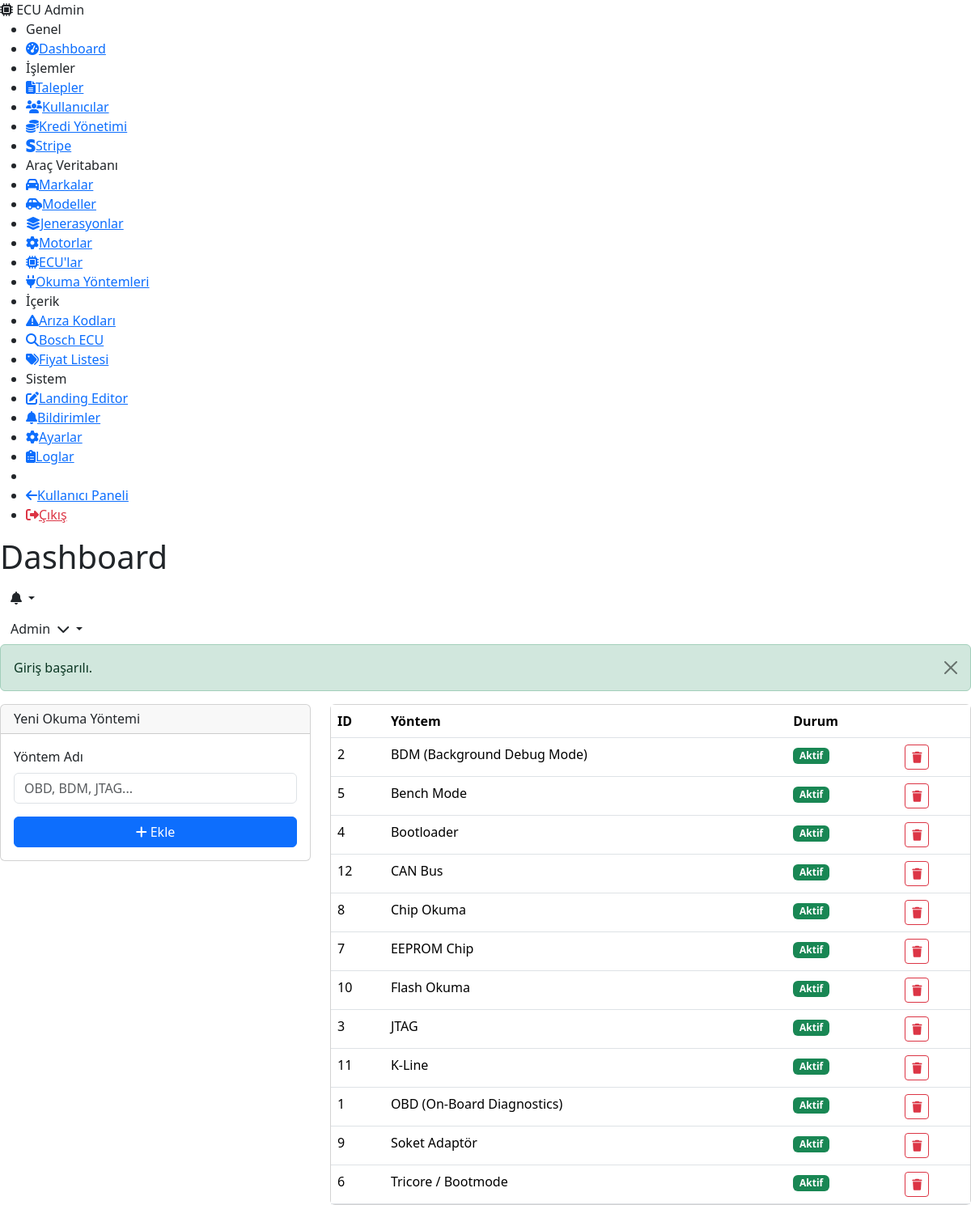
The page /admin/vehicles/reading-methods (signed in) on the database its author committed.
### tables this page shows
CREATE TABLE IF NOT EXISTS `users` (
    `id`             INT UNSIGNED AUTO_INCREMENT PRIMARY KEY,
    `name`           VARCHAR(100)  NOT NULL,
    `email`          VARCHAR(191)  NOT NULL,
    `password`       VARCHAR(255)  NOT NULL,
    `phone`          VARCHAR(20)   DEFAULT NULL,
    `company`        VARCHAR(150)  DEFAULT NULL,
    `avatar`         VARCHAR(255)  DEFAULT NULL,
    `credit_balance` INT           NOT NULL DEFAULT 0,
    `role`           ENUM('user','admin') NOT NULL DEFAULT 'user',
    `email_token`    VARCHAR(64)   DEFAULT NULL,
    `email_verified` TINYINT(1)   NOT NULL DEFAULT 0,
    `reset_token`    VARCHAR(64)   DEFAULT NULL,
    `reset_expires`  DATETIME      DEFAULT NULL,
    `is_active`      TINYINT(1)   NOT NULL DEFAULT 1,
    `created_at`     DATETIME      NOT NULL DEFAULT CURRENT_TIMESTAMP,
    `updated_at`     DATETIME      NOT NULL DEFAULT CURRENT_TIMESTAMP ON UPDATE CURRENT_TIMESTAMP,
    UNIQUE KEY `uk_users_email`       (`email`),
    INDEX `idx_users_role`            (`role`),
    INDEX `idx_users_reset_token`     (`reset_token`),
    INDEX `idx_users_email_token`     (`email_token`)
);

CREATE TABLE IF NOT EXISTS `reading_methods` (
    `id`        INT UNSIGNED AUTO_INCREMENT PRIMARY KEY,
    `name`      VARCHAR(100) NOT NULL,
    `is_active` TINYINT(1)  NOT NULL DEFAULT 1
);

### core/Controller.php (called while the page is built, shortened)
<?php
abstract class Controller
{
    protected function view(string $view, array $data = [], string $layout = 'app'): void
    {
        View::render($view, $data, $layout);
    }
}

### app/Controllers/Admin/VehicleController.php (called while the page is built, shortened)
<?php
final class VehicleController extends Controller
{
    private Database $db;
    public function __construct()
    {
        $this->db = Database::getInstance();
    }
    public function readingMethods(Request $request): void
    {
        $methods = $this->db->fetchAll('SELECT * FROM reading_methods ORDER BY name ASC');
        $this->view('admin/vehicles/reading-methods', ['pageTitle' => 'Okuma Yöntemleri', 'currentPage' => 'admin-reading-methods', 'methods' => $methods], 'admin');
    }
}

### core/App.php (called while the page is built, shortened)
<?php
final class App
{
    private Router $router;
    private Request $request;
    public function __construct(string $basePath)
    {
        $this->bootstrap();
    }
    private function bootstrap(): void
    {
        View::share('auth_user', $this->getAuthUser());
        $this->request = new Request();
        $this->router  = new Router();
    }
    private function getAuthUser(): ?array
    {
        try {
            $db = Database::getInstance();
            return $db->fetch(
                'SELECT id, name, email, phone, company, avatar, credit_balance, role, is_active FROM users WHERE id = ?',
                [Session::userId()]
            );
        } catch (\Throwable) {
            return null;
        }
    }
    public function run(): void
    {
        $matched = $this->router->resolve($this->request);
        $this->executeMiddleware($matched['middleware'], function () use ($matched) {
            $this->dispatch($matched['action'], $matched['params']);
        });
    }
    private function executeMiddleware(array $middleware, callable $final): void
    {
        $middlewareStack = array_reverse($middleware);
        $next = $final;
        foreach ($middlewareStack as $mw) {
            $currentNext = $next;
            $next = function () use ($mw, $currentNext) {
                $instance = new $mw();
                $instance->handle($this->request, $currentNext);
            };
        }
        $next();
    }
    private function dispatch(string $action, array $params): void
    {
        [$controllerClass, $method] = explode('@', $action);
        $controller = new $controllerClass();
        $controller->$method($this->request, ...array_values($params));
    }
}

### app/Middleware/AdminMiddleware.php (called while the page is built, shortened)
<?php
final class AdminMiddleware extends Middleware
{
    public function handle(Request $request, callable $next): void
    {
        $next();
    }
}

### app/Middleware/AuthMiddleware.php (called while the page is built, shortened)
<?php
final class AuthMiddleware extends Middleware
{
    public function handle(Request $request, callable $next): void
    {
        $next();
    }
}

### index.php (called while the page is built, shortened)
<?php
$app = new Core\App(BASE_PATH);
$app->run();

### core/Database.php (called while the page is built, shortened)
<?php
final class Database
{
    private static ?Database $instance = null;
    private PDO $pdo;
    private function __construct()
    {
        $config = Config::get('database');
        $dsn = sprintf(
            'mysql:host=%s;port=%s;dbname=%s;charset=%s',
            $config['host'],
            $config['port'],
            $config['name'],
            $config['charset']
        );
        try {
            $this->pdo = new PDO($dsn, $config['username'], $config['password'], [
                PDO::ATTR_ERRMODE            => PDO::ERRMODE_EXCEPTION,
                PDO::ATTR_DEFAULT_FETCH_MODE => PDO::FETCH_ASSOC,
                PDO::ATTR_EMULATE_PREPARES   => false,
                PDO::ATTR_STRINGIFY_FETCHES  => false,
            ]);
        } catch (PDOException $e) {
            throw new PDOException('Veritabanı bağlantı hatası: ' . $e->getMessage());
        }
    }
    public static function getInstance(): self
    {
        if (self::$instance === null) {
            self::$instance = new self();
        }
        return self::$instance;
    }
    public function query(string $sql, array $params = []): \PDOStatement
    {
        $stmt = $this->pdo->prepare($sql);
        $stmt->execute($params);
        return $stmt;
    }
    public function fetch(string $sql, array $params = []): ?array
    {
        $result = $this->query($sql, $params)->fetch();
        return $result ?: null;
    }
    public function fetchAll(string $sql, array $params = []): array
    {
        return $this->query($sql, $params)->fetchAll();
    }
}

### core/Config.php (called while the page is built, shortened)
<?php
final class Config
{
    private static array $config = [];
    public static function load(string $basePath): void
    {
        $configPath = $basePath . '/config';
        $files = glob($configPath . '/*.php');
        $skip = ['routes', 'services'];
        foreach ($files as $file) {
            $key = basename($file, '.php');
            if (in_array($key, $skip, true)) {
                continue;
            }
            self::$config[$key] = require $file;
        }
    }
    public static function get(string $key, mixed $default = null): mixed
    {
        $keys  = explode('.', $key);
        $value = self::$config;
        foreach ($keys as $k) {
            if (!is_array($value) || !array_key_exists($k, $value)) {
                return $default;
            }
            $value = $value[$k];
        }
        return $value;
    }
}

### resources/views/admin/vehicles/reading-methods.php (the view)
<?php $pageTitle = 'Okuma Yöntemleri'; $currentPage = 'admin-reading-methods'; ?>
<div class="row g-4"><div class="col-lg-4"><div class="card"><div class="card-header"><h6 class="mb-0">Yeni Okuma Yöntemi</h6></div><div class="card-body"><form method="POST" action="/admin/vehicles/reading-methods/store"><?= \Core\View::csrf() ?><div class="mb-3"><label class="form-label">Yöntem Adı</label><input type="text" name="name" class="form-control" required placeholder="OBD, BDM, JTAG..."></div><button class="btn btn-primary w-100"><i class="fas fa-plus me-1"></i>Ekle</button></form></div></div></div>
<div class="col-lg-8"><div class="card"><div class="card-body p-0"><table class="table table-hover mb-0"><thead><tr><th>ID</th><th>Yöntem</th><th>Durum</th><th></th></tr></thead><tbody><?php foreach ($methods as $m): ?><tr><td><?= $m['id'] ?></td><td class="fw-600"><?= \Core\View::escape($m['name']) ?></td><td><span class="badge bg-<?= $m['is_active'] ? 'success' : 'danger' ?>"><?= $m['is_active'] ? 'Aktif' : 'Pasif' ?></span></td><td><form method="POST" action="/admin/vehicles/reading-methods/<?= $m['id'] ?>/delete" class="d-inline" onsubmit="return confirm('Sil?')"><?= \Core\View::csrf() ?><button class="btn btn-sm btn-outline-danger"><i class="fas fa-trash"></i></button></form></td></tr><?php endforeach; ?></tbody></table></div></div></div></div>

### resources/views/partials/header.php (shortened to what this page needs)
<header class="app-header">
    <div class="header-left">
        <h1 class="page-title"><?= \Core\View::escape($pageTitle ?? 'Dashboard') ?></h1>
    </div>
    <div class="header-right">
        <div class="header-notification dropdown">
            <button class="btn btn-icon dropdown-toggle" data-bs-toggle="dropdown" id="notifDropdown">
                <i class="fas fa-bell"></i>
            </button>
        </div>
        <div class="header-user dropdown">
            <button class="btn dropdown-toggle" data-bs-toggle="dropdown">
                <span class="d-none d-md-inline"><?= \Core\View::escape($auth_user['name'] ?? '') ?></span>
                <i class="fas fa-chevron-down ms-1"></i>
            </button>
        </div>
    </div>
</header>

### rows shown on the page
users: name "Admin"
reading_methods: id "2", name "BDM (Background Debug Mode)", is_active "Aktif"
reading_methods: id "5", name "Bench Mode", is_active "Aktif"
reading_methods: id "4", name "Bootloader", is_active "Aktif"
reading_methods: id "12", name "CAN Bus", is_active "Aktif"
reading_methods: id "8", name "Chip Okuma", is_active "Aktif"
reading_methods: id "7", name "EEPROM Chip", is_active "Aktif"
reading_methods: id "10", name "Flash Okuma", is_active "Aktif"
reading_methods: id "3", name "JTAG", is_active "Aktif"
reading_methods: id "11", name "K-Line", is_active "Aktif"
reading_methods: id "1", name "OBD (On-Board Diagnostics)", is_active "Aktif"
reading_methods: id "9", name "Soket Adaptör", is_active "Aktif"
reading_methods: id "6", name "Tricore / Bootmode", is_active "Aktif"

### other values the page prints
self::escape($success) "Giriş başarılı."
